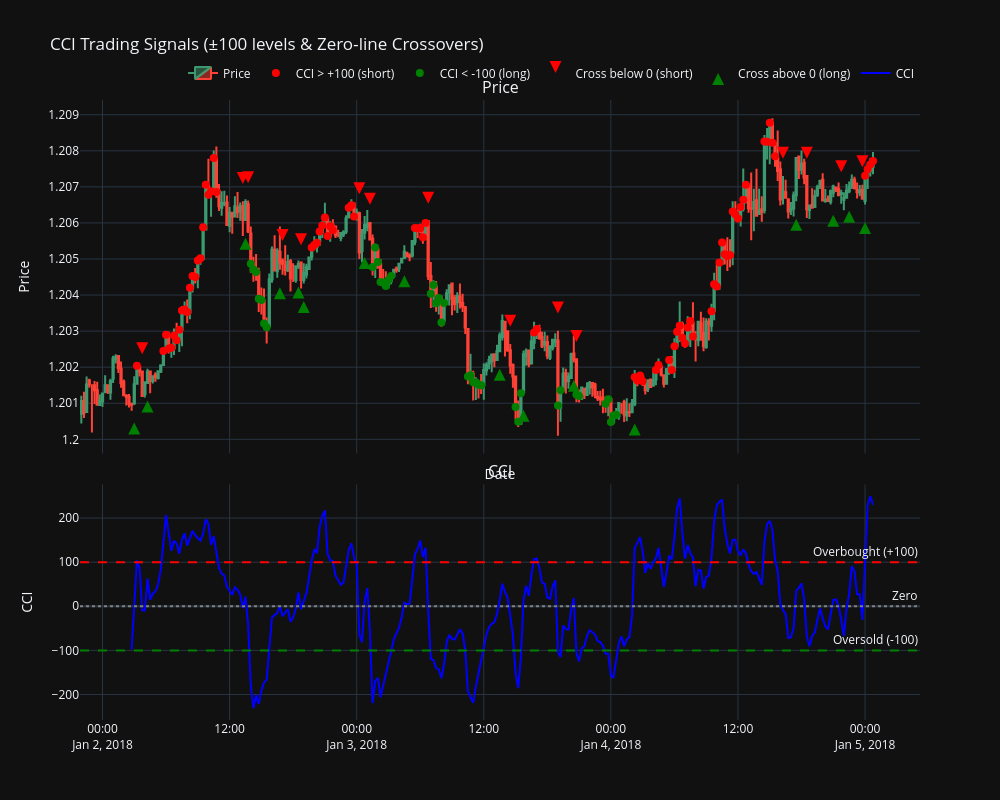

Notebook source saved alongside this figure:
### Code cell
cci_test.plot(0,300)

### Figure 1 — Plotly figure (JSON) as saved in the notebook; plotly's stock layout.template omitted (floating-point values rounded to 4 significant figures; data arrays with more than 128 entries replaced by an {"elided": "..."} marker saying what was removed)
{"data": [{"close": {"elided": "300 float values"}, "high": {"elided": "300 float values"}, "low": {"elided": "300 float values"}, "name": "Price", "open": {"elided": "300 float values"}, "type": "candlestick", "x": {"elided": "300 str values"}, "xaxis": "x", "yaxis": "y"}, {"marker": {"color": "red", "size": 8, "symbol": "circle"}, "mode": "markers", "name": "CCI > +100 (short)", "type": "scatter", "x": ["2018-01-02T03:15:00", "2018-01-02T05:45:00", "2018-01-02T06:00:00", "2018-01-02T06:15:00", "2018-01-02T06:30:00", "2018-01-02T06:45:00", "2018-01-02T07:00:00", "2018-01-02T07:15:00", "2018-01-02T07:30:00", "2018-01-02T07:45:00", "2018-01-02T08:00:00", "2018-01-02T08:15:00", "2018-01-02T08:30:00", "2018-01-02T08:45:00", "2018-01-02T09:00:00", "2018-01-02T09:15:00", "2018-01-02T09:30:00", "2018-01-02T09:45:00", "2018-01-02T10:00:00", "2018-01-02T10:15:00", "2018-01-02T10:30:00", "2018-01-02T10:45:00", "2018-01-02T19:45:00", "2018-01-02T20:00:00", "2018-01-02T20:15:00", "2018-01-02T20:30:00", "2018-01-02T20:45:00", "2018-01-02T21:00:00", "2018-01-02T21:15:00", "2018-01-02T21:30:00", "2018-01-02T21:45:00", "2018-01-02T23:15:00", "2018-01-02T23:30:00", "2018-01-02T23:45:00", "2018-01-03T05:30:00", "2018-01-03T05:45:00", "2018-01-03T06:00:00", "2018-01-03T06:15:00", "2018-01-03T06:30:00", "2018-01-03T16:45:00", "2018-01-03T17:00:00", "2018-01-04T02:15:00", "2018-01-04T02:30:00", "2018-01-04T02:45:00", "2018-01-04T03:00:00", "2018-01-04T04:15:00", "2018-01-04T04:30:00", "2018-01-04T05:30:00", "2018-01-04T05:45:00", "2018-01-04T06:00:00", "2018-01-04T06:15:00", "2018-01-04T06:30:00", "2018-01-04T06:45:00", "2018-01-04T07:00:00", "2018-01-04T07:15:00", "2018-01-04T07:30:00", "2018-01-04T07:45:00", "2018-01-04T09:30:00", "2018-01-04T09:45:00", "2018-01-04T10:00:00", "2018-01-04T10:15:00", "2018-01-04T10:30:00", "2018-01-04T10:45:00", "2018-01-04T11:00:00", "2018-01-04T11:15:00", "2018-01-04T11:30:00", "2018-01-04T11:45:00", "2018-01-04T12:00:00", "2018-01-04T12:15:00", "2018-01-04T12:30:00", "2018-01-04T12:45:00", "2018-01-04T14:30:00", "2018-01-04T14:45:00", "2018-01-04T15:00:00", "2018-01-04T15:15:00", "2018-01-04T15:30:00", "2018-01-05T00:00:00", "2018-01-05T00:15:00", "2018-01-05T00:30:00", "2018-01-05T00:45:00"], "xaxis": "x", "y": [1.202, 1.202, 1.203, 1.203, 1.203, 1.203, 1.203, 1.203, 1.204, 1.204, 1.204, 1.204, 1.205, 1.204, 1.205, 1.205, 1.206, 1.207, 1.207, 1.207, 1.208, 1.207, 1.205, 1.205, 1.205, 1.206, 1.206, 1.206, 1.206, 1.206, 1.206, 1.206, 1.206, 1.206, 1.206, 1.206, 1.206, 1.206, 1.206, 1.203, 1.203, 1.202, 1.202, 1.202, 1.202, 1.202, 1.202, 1.202, 1.202, 1.203, 1.203, 1.203, 1.203, 1.203, 1.203, 1.203, 1.203, 1.204, 1.204, 1.204, 1.205, 1.205, 1.205, 1.205, 1.205, 1.206, 1.206, 1.206, 1.206, 1.207, 1.207, 1.208, 1.208, 1.209, 1.208, 1.208, 1.207, 1.207, 1.208, 1.208], "yaxis": "y"}, {"marker": {"color": "green", "size": 8, "symbol": "circle"}, "mode": "markers", "name": "CCI < -100 (long)", "type": "scatter", "x": ["2018-01-02T14:00:00", "2018-01-02T14:15:00", "2018-01-02T14:30:00", "2018-01-02T14:45:00", "2018-01-02T15:00:00", "2018-01-02T15:15:00", "2018-01-02T15:30:00", "2018-01-03T01:30:00", "2018-01-03T01:45:00", "2018-01-03T02:00:00", "2018-01-03T02:15:00", "2018-01-03T02:30:00", "2018-01-03T02:45:00", "2018-01-03T03:00:00", "2018-01-03T03:15:00", "2018-01-03T07:00:00", "2018-01-03T07:15:00", "2018-01-03T07:30:00", "2018-01-03T07:45:00", "2018-01-03T08:00:00", "2018-01-03T08:15:00", "2018-01-03T10:30:00", "2018-01-03T10:45:00", "2018-01-03T11:00:00", "2018-01-03T11:15:00", "2018-01-03T11:30:00", "2018-01-03T11:45:00", "2018-01-03T15:00:00", "2018-01-03T15:15:00", "2018-01-03T15:30:00", "2018-01-03T19:00:00", "2018-01-03T19:15:00", "2018-01-03T20:45:00", "2018-01-03T21:00:00", "2018-01-03T23:30:00", "2018-01-03T23:45:00", "2018-01-04T00:00:00", "2018-01-04T00:15:00", "2018-01-04T00:30:00"], "xaxis": "x", "y": [1.205, 1.205, 1.205, 1.204, 1.204, 1.203, 1.203, 1.205, 1.205, 1.205, 1.204, 1.204, 1.204, 1.204, 1.205, 1.204, 1.204, 1.204, 1.204, 1.203, 1.204, 1.202, 1.202, 1.202, 1.202, 1.202, 1.202, 1.201, 1.2, 1.201, 1.201, 1.201, 1.201, 1.201, 1.201, 1.201, 1.2, 1.201, 1.201], "yaxis": "y"}, {"marker": {"color": "red", "size": 12, "symbol": "arrow-down"}, "mode": "markers", "name": "Cross below 0 (short)", "type": "scatter", "x": ["2018-01-02T03:45:00", "2018-01-02T13:15:00", "2018-01-02T13:45:00", "2018-01-02T17:00:00", "2018-01-02T18:45:00", "2018-01-03T00:15:00", "2018-01-03T01:15:00", "2018-01-03T06:45:00", "2018-01-03T14:30:00", "2018-01-03T19:00:00", "2018-01-03T20:45:00", "2018-01-04T16:15:00", "2018-01-04T18:30:00", "2018-01-04T21:45:00", "2018-01-04T23:45:00"], "xaxis": "x", "y": [1.202, 1.207, 1.207, 1.206, 1.205, 1.207, 1.207, 1.207, 1.203, 1.203, 1.203, 1.208, 1.208, 1.207, 1.208], "yaxis": "y"}, {"marker": {"color": "green", "size": 12, "symbol": "arrow-up"}, "mode": "markers", "name": "Cross above 0 (long)", "type": "scatter", "x": ["2018-01-02T03:00:00", "2018-01-02T04:15:00", "2018-01-02T13:30:00", "2018-01-02T16:45:00", "2018-01-02T18:30:00", "2018-01-02T19:00:00", "2018-01-03T00:45:00", "2018-01-03T04:30:00", "2018-01-03T13:30:00", "2018-01-03T15:45:00", "2018-01-03T20:30:00", "2018-01-04T02:15:00", "2018-01-04T17:30:00", "2018-01-04T21:00:00", "2018-01-04T22:30:00", "2018-01-05T00:00:00"], "xaxis": "x", "y": [1.2, 1.201, 1.206, 1.204, 1.204, 1.204, 1.205, 1.205, 1.202, 1.201, 1.202, 1.2, 1.206, 1.206, 1.206, 1.206], "yaxis": "y"}, {"line": {"color": "blue", "width": 2}, "mode": "lines", "name": "CCI", "type": "scatter", "x": {"elided": "300 str values"}, "xaxis": "x2", "y": {"elided": "300 float values"}, "yaxis": "y2"}], "layout": {"annotations": [{"font": {"size": 16}, "showarrow": false, "text": "Price", "x": 0.5, "xanchor": "center", "xref": "paper", "y": 1, "yanchor": "bottom", "yref": "paper"}, {"font": {"size": 16}, "showarrow": false, "text": "CCI", "x": 0.5, "xanchor": "center", "xref": "paper", "y": 0.38, "yanchor": "bottom", "yref": "paper"}, {"showarrow": false, "text": "Overbought (+100)", "x": 1, "xanchor": "right", "xref": "x2 domain", "y": 100, "yanchor": "bottom", "yref": "y2"}, {"showarrow": false, "text": "Oversold (-100)", "x": 1, "xanchor": "right", "xref": "x2 domain", "y": -100, "yanchor": "bottom", "yref": "y2"}, {"showarrow": false, "text": "Zero", "x": 1, "xanchor": "right", "xref": "x2 domain", "y": 0, "yanchor": "bottom", "yref": "y2"}], "height": 800, "hovermode": "x unified", "legend": {"orientation": "h", "x": 1, "xanchor": "right", "y": 1.02, "yanchor": "bottom"}, "shapes": [{"line": {"color": "red", "dash": "dash"}, "type": "line", "x0": 0, "x1": 1, "xref": "x2 domain", "y0": 100, "y1": 100, "yref": "y2"}, {"line": {"color": "green", "dash": "dash"}, "type": "line", "x0": 0, "x1": 1, "xref": "x2 domain", "y0": -100, "y1": -100, "yref": "y2"}, {"line": {"color": "gray", "dash": "dot"}, "type": "line", "x0": 0, "x1": 1, "xref": "x2 domain", "y0": 0, "y1": 0, "yref": "y2"}], "title": {"text": "CCI Trading Signals (±100 levels & Zero‑line Crossovers)"}, "width": 1000, "xaxis": {"anchor": "y", "domain": [0, 1], "matches": "x2", "rangeslider": {"visible": false}, "showticklabels": false, "title": {"text": "Date"}}, "xaxis2": {"anchor": "y2", "domain": [0, 1], "rangeslider": {"visible": false}}, "yaxis": {"anchor": "x", "domain": [0.43, 1], "title": {"text": "Price"}}, "yaxis2": {"anchor": "x2", "domain": [0, 0.38], "title": {"text": "CCI"}}}}
